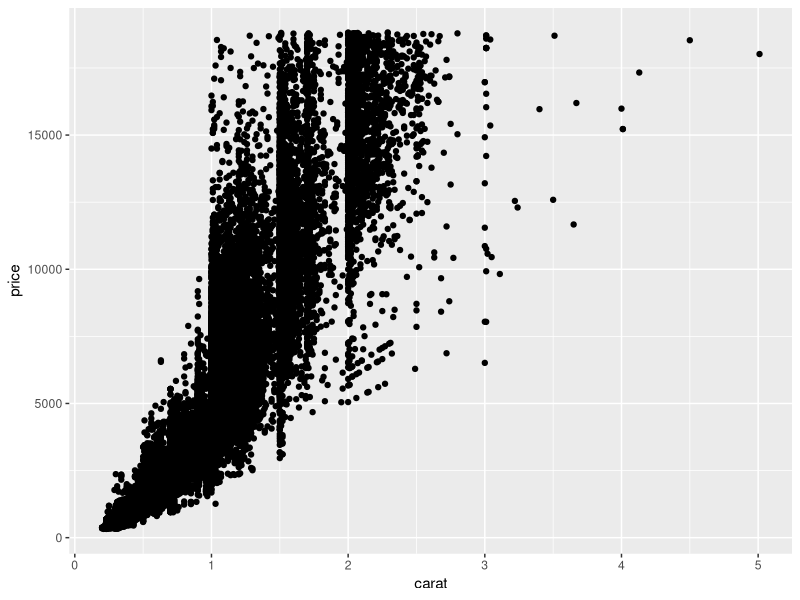
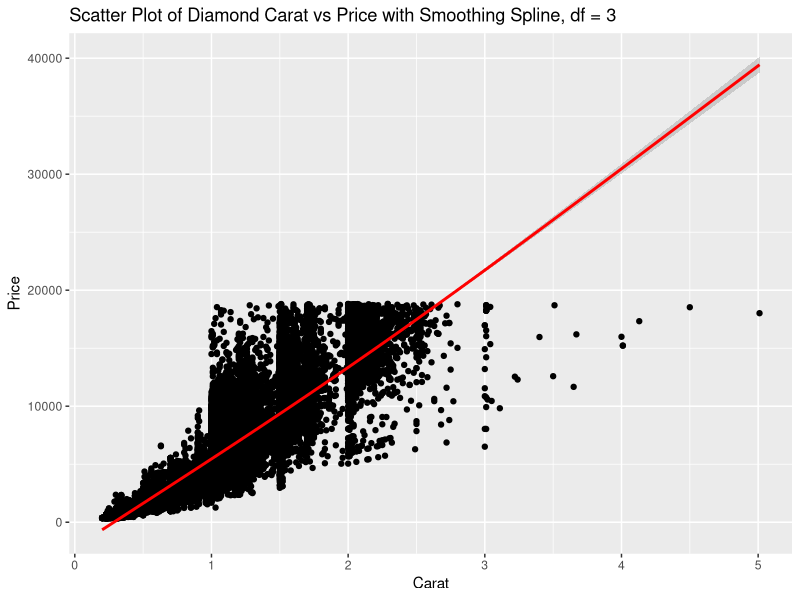
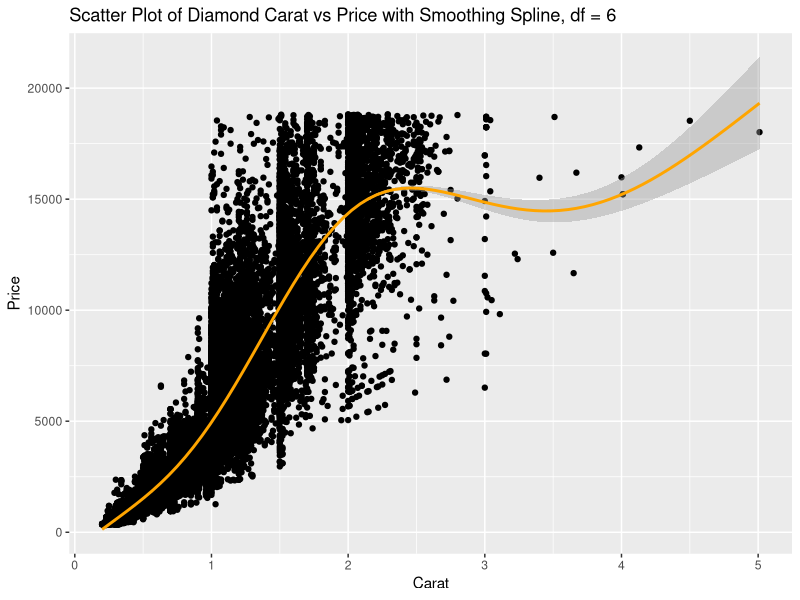
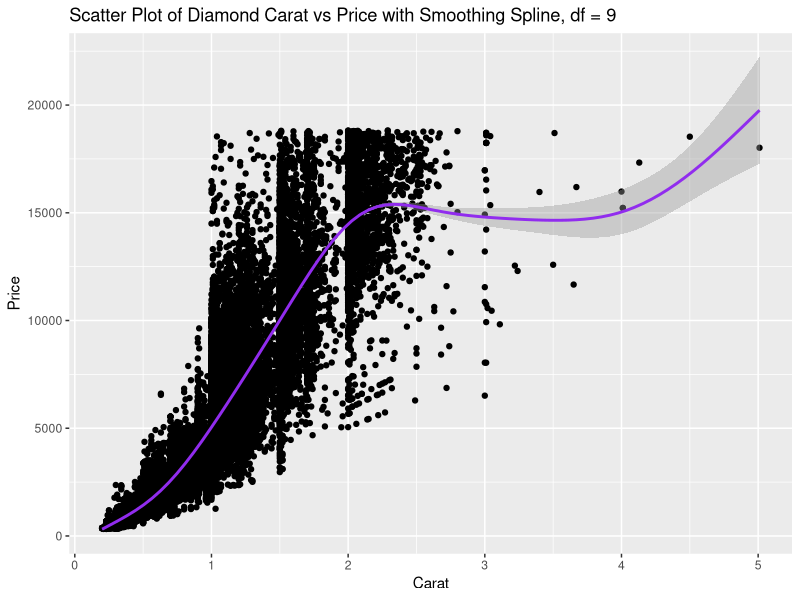

Write R code to recreate these figures, in order.
## ---- chunk 1
# load the ggplot2 library and the data set "Diamonds" from that library
# then check the data using the head() function
library(ggplot2)
data(diamonds)
ddat <- diamonds
head(ddat)
## ---- chunk 2
# check the dimensions of the data set to look at rows and columns
dim(ddat)
## ---- chunk 3
# use the View function to look at the data in a tabular format (similar to an Excel Spreadsheet)
View(ddat)
## ---- chunk 4
# new variable called "luxury"
add_luxury_column <- function(ddat) {
  ddat$luxury <- ifelse(ddat$price >= 10000, 1, 0)
  return(ddat)
}

# Add the luxury column to the diamonds dataset
ddat <- add_luxury_column(ddat)

# Use the table function to check that the luxury variable has 5,223 observations of 1 in the updated dataset.
table(ddat$luxury)
## ---- chunk 5
mod1 <- glm(formula = luxury ~ carat,
            data = ddat,
            family = "binomial")

summary(mod1)
## ---- chunk 6
library(splines)
## ---- chunk 7
g <- ggplot(diamonds, aes(x=carat, y=price)) + geom_point()
g
## ---- chunk 8
# Create the basic scatter plot
g <- ggplot(diamonds, aes(x = carat, y = price)) + 
  geom_point() +
  stat_smooth(method = "gam", formula = y ~ s(x, k = 3), color = "red") +
  labs(title = "Scatter Plot of Diamond Carat vs Price with Smoothing Spline, df = 3",
       x = "Carat",
       y = "Price")

# Display the plot
print(g)
## ---- chunk 9
# Create the scatter plot for df = 6
g <- ggplot(diamonds, aes(x = carat, y = price)) + 
  geom_point() +
  stat_smooth(method = "gam", formula = y ~ s(x, k = 6), color = "orange") +
  labs(title = "Scatter Plot of Diamond Carat vs Price with Smoothing Spline, df = 6",
       x = "Carat",
       y = "Price")

# Display the plot
print(g)
## ---- chunk 10
# Create the basic scatter plot
g <- ggplot(diamonds, aes(x = carat, y = price)) + 
  geom_point() +
  stat_smooth(method = "gam", formula = y ~ s(x, k = 9), color = "purple2") +
  labs(title = "Scatter Plot of Diamond Carat vs Price with Smoothing Spline, df = 9",
       x = "Carat",
       y = "Price")

# Display the plot
print(g)
